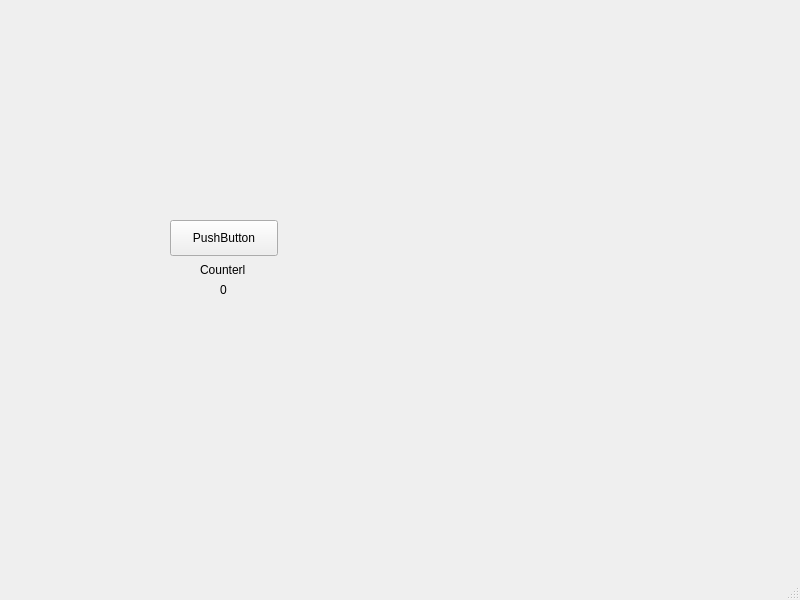
<?xml version="1.0" encoding="UTF-8"?>
<ui version="4.0">
 <class>MainWindow</class>
 <widget class="QMainWindow" name="MainWindow">
  <property name="geometry">
   <rect>
    <x>0</x>
    <y>0</y>
    <width>800</width>
    <height>600</height>
   </rect>
  </property>
  <property name="windowTitle">
   <string>MainWindow</string>
  </property>
  <widget class="QWidget" name="centralwidget">
   <widget class="QPushButton" name="pushButton">
    <property name="geometry">
     <rect>
      <x>170</x>
      <y>220</y>
      <width>108</width>
      <height>36</height>
     </rect>
    </property>
    <property name="styleSheet">
     <string notr="true"/>
    </property>
    <property name="text">
     <string>PushButton</string>
    </property>
   </widget>
   <widget class="QLabel" name="label">
    <property name="geometry">
     <rect>
      <x>220</x>
      <y>280</y>
      <width>52</width>
      <height>20</height>
     </rect>
    </property>
    <property name="text">
     <string>0</string>
    </property>
   </widget>
   <widget class="QLabel" name="label_2">
    <property name="geometry">
     <rect>
      <x>200</x>
      <y>260</y>
      <width>52</width>
      <height>20</height>
     </rect>
    </property>
    <property name="text">
     <string>Counterl</string>
    </property>
   </widget>
  </widget>
  <widget class="QMenuBar" name="menubar">
   <property name="geometry">
    <rect>
     <x>0</x>
     <y>0</y>
     <width>800</width>
     <height>22</height>
    </rect>
   </property>
  </widget>
  <widget class="QStatusBar" name="statusbar"/>
 </widget>
 <resources/>
 <connections/>
</ui>
